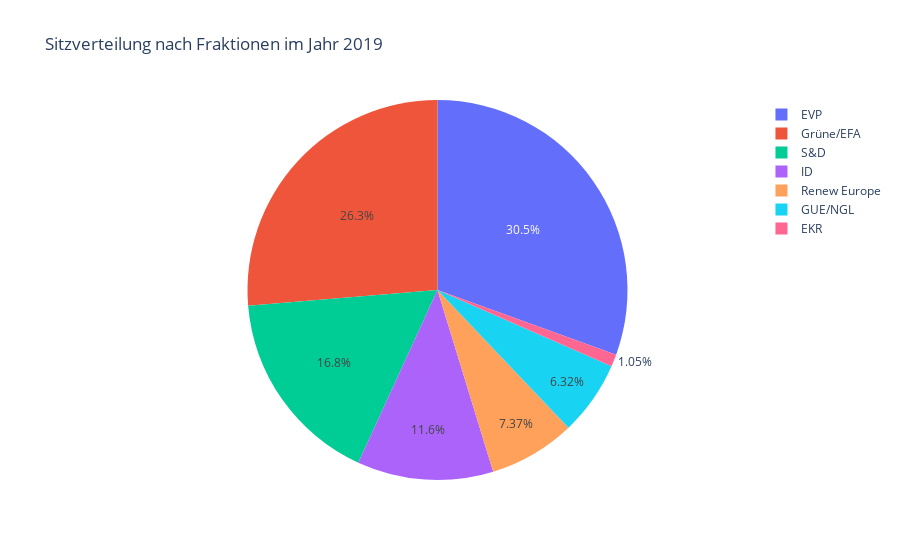

This figure's notebook cell:
### Code cell
sitzverteilung_2019 = eu_wahlen[2019].groupby('Fraktionskürzel')['Sitze'].sum().reset_index()
fig = px.pie(sitzverteilung_2019, values='Sitze', names='Fraktionskürzel', title='Sitzverteilung nach Fraktionen im Jahr 2019')

fig.show()

### Figure 1 — Plotly figure (JSON) as saved in the notebook; plotly's stock layout.template omitted (floating-point values rounded to 4 significant figures)
{"data": [{"domain": {"x": [0, 1], "y": [0, 1]}, "hovertemplate": "Fraktionskürzel=%{label}<br>Sitze=%{value}<extra></extra>", "labels": ["EKR", "EVP", "GUE/NGL", "Grüne/EFA", "ID", "Renew Europe", "S&D"], "legendgroup": "", "name": "", "showlegend": true, "type": "pie", "values": [1, 29, 6, 25, 11, 7, 16]}], "layout": {"legend": {"tracegroupgap": 0}, "title": {"text": "Sitzverteilung nach Fraktionen im Jahr 2019"}}}
